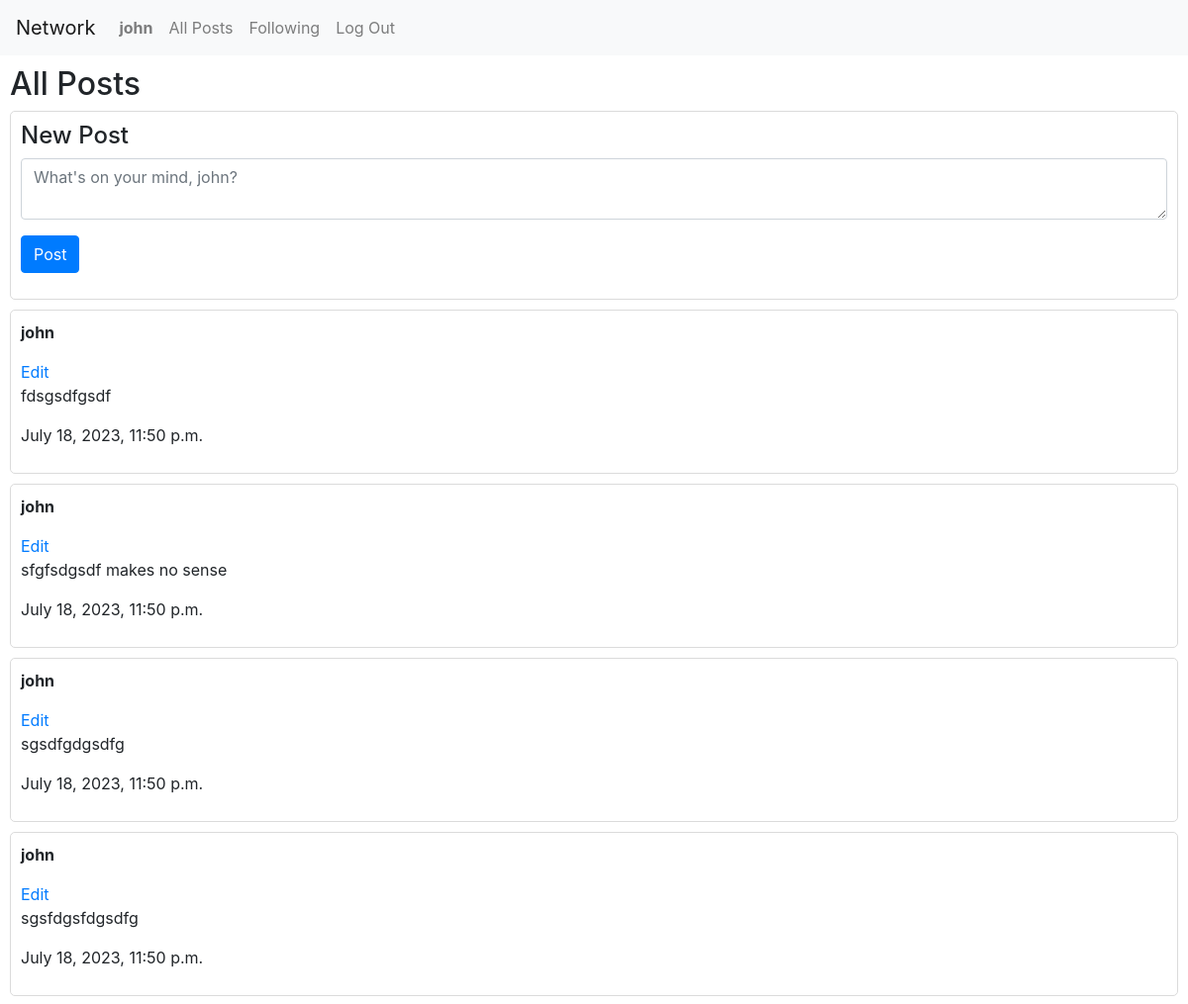
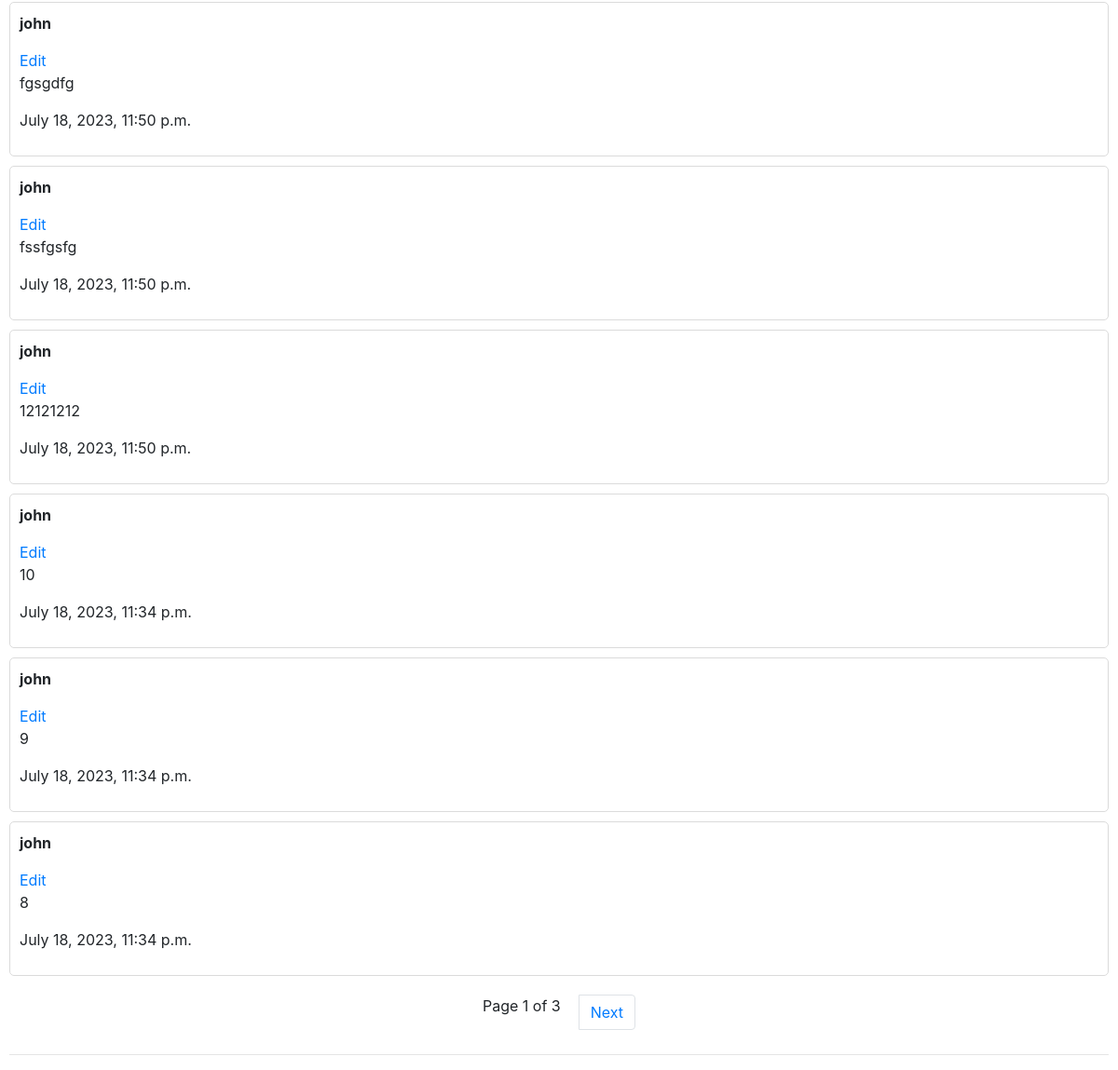
Screenshot of / (signed in) with the database file from the repository (2 pictures, top to bottom).
### network/models.py (models this page shows, shortened)
class User(AbstractUser):
    pass

class Post(models.Model):
    user = models.ForeignKey(User, on_delete=models.CASCADE)
    content = models.TextField()
    dateCreated = models.DateTimeField(auto_now_add=True)

### network/views.py (the view)
# urls.py: path("", views.index, name="index"),
@login_required(login_url="login")
def index(request):
    all_posts = Post.objects.all().order_by("-dateCreated")
    paginator = Paginator(all_posts, 10)
    page_number = request.GET.get('page')
    page_obj = paginator.get_page(page_number)
    return render(request, "network/index.html", {
        "page_obj": page_obj
    })

### network/templates/network/index.html (shortened to what this page needs)
{% extends "network/layout.html" %}
{% block body %}
    <h2>All Posts</h2>
    <form action="{% url 'create_post' %}" method="post" class="add-post-form">
        <div class="form-group">
            <h4>New Post</h4>
            <textarea name="content" placeholder="What's on your mind, {{ request.user.username }}?" class="form-control" required></textarea>
        </div>
        <div class="form-group">
            <button class="btn btn-primary">Post</button>
        </div>
    </form>
    <div id="all-posts-view">
        {% for post in page_obj %}
            <div id="post-{{post.id}}" class="post">
                <p class="post-username" onclick="location.href='{% url 'profile' post.user.id%}'">{{post.user.username}}</p>
                {% if request.user.id == post.user.id %}
                    <button class="edit-btn" onclick="edit_post({{post.id}})">Edit</button>
                {% endif %}
                <p>{{post.content}}</p>
                <p>{{post.dateCreated}}</p>
            </div>
        {% endfor %}
    </div>
    <nav>
        <ul class="pagination justify-content-center">
            <li class="page-item">Page {{ page_obj.number }} of {{ page_obj.paginator.num_pages }}</li>
            {% if page_obj.has_next %}
                <li class="page-item"><a class="page-link" href="?page={{ page_obj.next_page_number }}">Next</a></li>
            {% endif %}
        </ul>
    </nav>
    <hr>
{% endblock %}

### network/templates/network/layout.html (shortened to what this page needs)
{% load static %}
<!DOCTYPE html>
<html lang="en">
    <head>
        <link rel="stylesheet" href="https://stackpath.bootstrapcdn.com/bootstrap/4.4.1/css/bootstrap.min.css">
        <link rel="stylesheet" href="https://cdn.jsdelivr.net/npm/bootstrap-icons@1.5.0/font/bootstrap-icons.css" />
        <link href="{% static 'network/styles.css' %}" rel="stylesheet">
    </head>
    <body>
        <nav class="navbar navbar-expand-lg navbar-light bg-light">
            <a class="navbar-brand" href="{% url 'index' %}">Network</a>
            <div>
              <ul class="navbar-nav mr-auto">
                {% if user.is_authenticated %}
                    <li class="nav-item">
                        <a class="nav-link" href="{% url 'profile' request.user.id %}"><strong>{{ request.user.username }}</strong></a>
                    </li>
                    <li class="nav-item">
                        <a class="nav-link" href="{% url 'index' %}">All Posts</a>
                    </li>
                    <li class="nav-item">
                        <a class="nav-link" href="{% url 'following' %}">Following</a>
                    </li>
                    <li class="nav-item">
                        <a class="nav-link" href="{% url 'logout' %}">Log Out</a>
                    </li>
                {% endif %}
              </ul>
            </div>
          </nav>
        <div class="body">
            {% block body %}
            {% endblock %}
        </div>
    </body>
</html>

### network/static/network/styles.css (style rules this page uses)
.body { margin: 10px; }
.post, .add-post-form { border: 1px solid #dbdbdb; border-radius: 5px; margin-bottom: 10px; padding: 10px; }
.like-btn, .like-btn:focus, .edit-btn, .edit-btn:focus, .done-btn, .done-btn:focus { border: none; background: none; padding: 0; margin: 0; outline: inherit; }
.edit-btn, .done-btn { color: #007bff; }
.post-username { font-weight: bold; }
.page-item { margin: 10px; }

### rows the page displays
User: user.username "john", content "What's on your mind, john?"
Post: user.username "john", content "fdsgsdfgsdf", dateCreated "July 18, 2023, 11:50 p.m."
Post: user.username "john", content "sfgfsdgsdf makes no sense", dateCreated "July 18, 2023, 11:50 p.m."
Post: user.username "john", content "sgsdfgdgsdfg", dateCreated "July 18, 2023, 11:50 p.m."
Post: user.username "john", content "sgsfdgsfdgsdfg", dateCreated "July 18, 2023, 11:50 p.m."
Post: user.username "john", content "fgsgdfg", dateCreated "July 18, 2023, 11:50 p.m."
Post: user.username "john", content "fssfgsfg", dateCreated "July 18, 2023, 11:50 p.m."
Post: user.username "john", content "12121212", dateCreated "July 18, 2023, 11:50 p.m."
Post: user.username "john", content "10", dateCreated "July 18, 2023, 11:34 p.m."
Post: user.username "john", content "9", dateCreated "July 18, 2023, 11:34 p.m."
Post: user.username "john", content "8", dateCreated "July 18, 2023, 11:34 p.m."

### other values shown
{{ page_obj.number }} "1"
{{ page_obj.paginator.num_pages }} "3"
